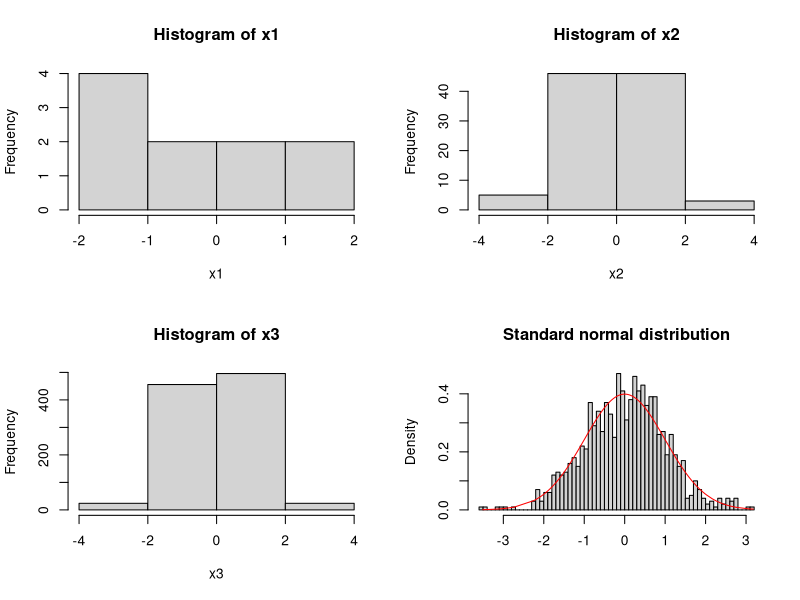
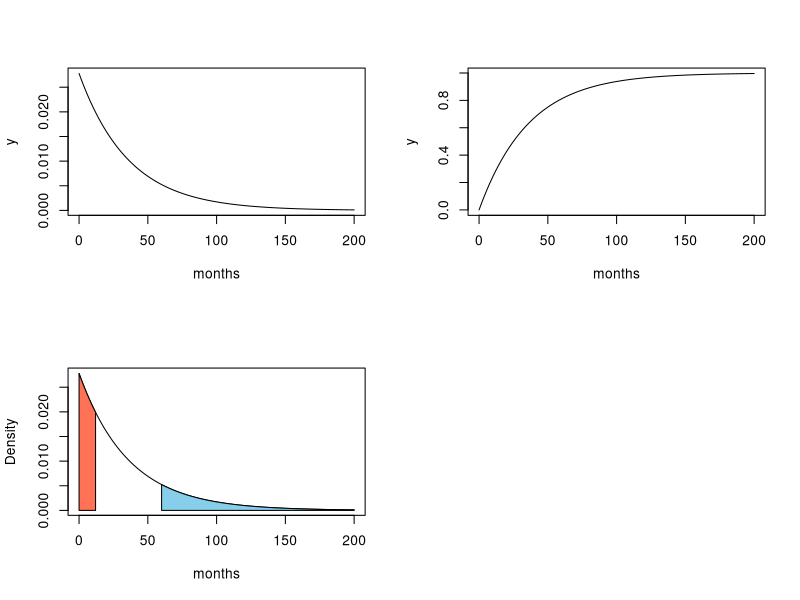

Here is the R script that generated these plots, in order:
## ---- chunk 1
par(mfrow=c(2,2))
## Random sample of size n=10 of N(0,1)-Distribution
x1 = rnorm(n = 10, mean = 0, sd = 1)	
hist(x1, breaks=3)
## Random sample of size n=100 of N(0,1)-Distribution
x2 = rnorm(n = 100, mean = 0, sd = 1)	
hist(x2, breaks=3)
## Random sample of size n=1000 of N(0,1)-Distribution
x3 = rnorm(n = 1000, mean = 0, sd = 1)	
hist(x3, breaks = 3)
## ---- chunk 2
x3 = rnorm(n = 1000, mean = 0, sd = 1)
hist(x3, breaks = 50,probability=TRUE,xlab =NA, main='Standard normal distribution')
lines(sort(x3),dnorm(sort(x3)),col='red')
## ---- chunk 3
x = seq(0, 200, length.out = 100)
y = dexp(x, rate = 1/36)
plot(x, y, type = "l", xlab = "months")
## ---- chunk 4
x = seq(0, 200, length.out = 100)
y = pexp(x, rate = 1/36)
plot(x, y, type = "l", xlab = "months")
## ---- chunk 5
pexp(q=12, rate=1/36)
## ---- chunk 6
1 - pexp(q=60, rate=1/36) # equal to pexp(q=60, rate=1/36, lower.tail = FALSE) 
## ---- chunk 7
curve(dexp(x,rate=1/36),from=0,to=200,xlab="months",ylab='Density')
cord.x<-c(60,seq(60,200,0.1),200)
cord.y<-c(0,dexp(seq(60,200,0.1),rate=1/36),0)
polygon(cord.x,cord.y,col='skyblue')

cord.x<-c(0,seq(0,12,0.1),12)
cord.y<-c(0,dexp(seq(0,12,0.1),rate=1/36),0)
polygon(cord.x,cord.y,col='coral1')
## ---- chunk 8
pbinom(1, 10, prob=0.7)
pbinom(q=4, size=10, prob=0.7)
pbinom(q=8, size=10, prob=0.7)
pbinom(q=c(1, 4, 8), size=10, prob=0.7)
## ---- chunk 9
dbinom(x=1, size=10, prob=0.7)
dbinom(x=4, size=10, prob=0.7)
dbinom(x=8, size=10, prob=0.7)
dbinom(x=c(1, 4, 8), size=10, prob=0.7)
